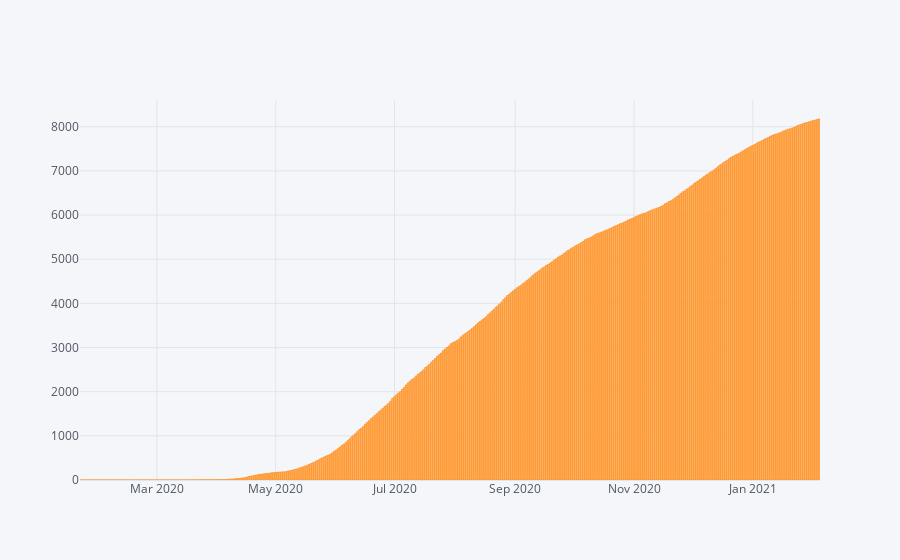

Notebook source saved alongside this figure:
### Code cell
deaths.iplot(kind='bar', x='Date', y='Deaths')

### Figure 1 — Plotly figure (JSON) as saved in the notebook; plotly's stock layout.template omitted (floating-point values rounded to 4 significant figures; data arrays with more than 128 entries replaced by an {"elided": "..."} marker saying what was removed)
{"data": [{"marker": {"color": "rgba(255, 153, 51, 0.6)", "line": {"color": "rgba(255, 153, 51, 1.0)", "width": 1}}, "name": "Deaths", "orientation": "v", "text": "", "type": "bar", "x": {"elided": "380 str values"}, "y": {"elided": "380 int values"}}], "layout": {"legend": {"bgcolor": "#F5F6F9", "font": {"color": "#4D5663"}}, "paper_bgcolor": "#F5F6F9", "plot_bgcolor": "#F5F6F9", "title": {"font": {"color": "#4D5663"}}, "xaxis": {"gridcolor": "#E1E5ED", "showgrid": true, "tickfont": {"color": "#4D5663"}, "title": {"font": {"color": "#4D5663"}, "text": ""}, "zerolinecolor": "#E1E5ED"}, "yaxis": {"gridcolor": "#E1E5ED", "showgrid": true, "tickfont": {"color": "#4D5663"}, "title": {"font": {"color": "#4D5663"}, "text": ""}, "zerolinecolor": "#E1E5ED"}}}
